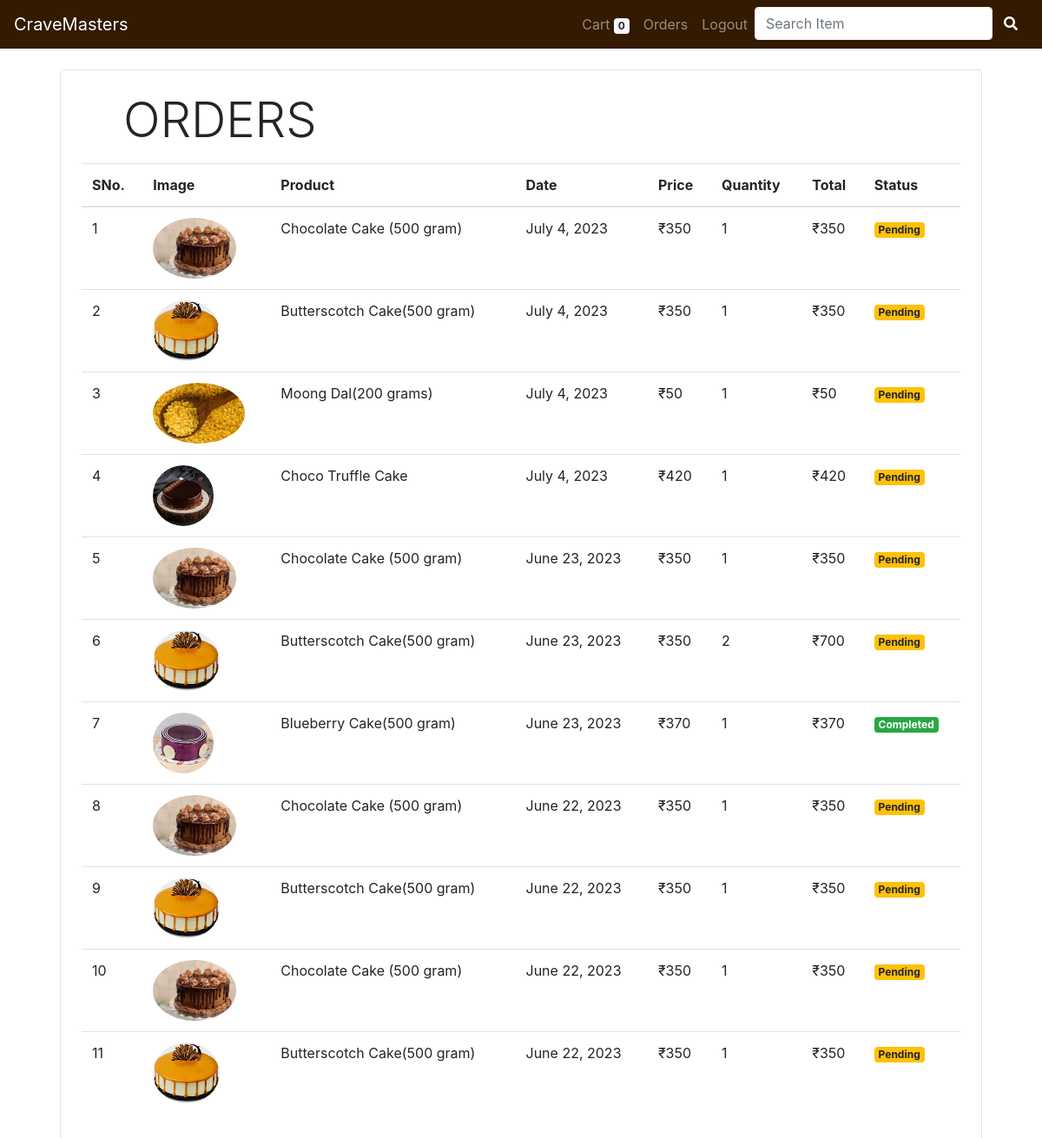
/orders (signed in), run on the app's committed database.
### store/models/orders.py (models this page shows, shortened)
class Order(models.Model):
    product = models.ForeignKey(Product , on_delete=models.CASCADE)
    customer = models.ForeignKey(Customer , on_delete=models.CASCADE)
    quantity = models.IntegerField(default=1)
    price = models.IntegerField()
    address = models.CharField(max_length=50 , default='' , blank=True)
    phone = models.CharField(max_length=10 , default='' , blank=True)
    date = models.DateField(default=datetime.datetime.today)
    status = models.BooleanField(default=False)
    @staticmethod
    def get_orders_by_customer(customer_id):
        return Order\
            .objects\
            .filter(customer=customer_id)\
            .order_by('-date')

### store/models/product.py (models this page shows, shortened)
class Product(models.Model):
    name = models.CharField(max_length=50)
    price = models.IntegerField(default=0)
    description = models.CharField(max_length=200, default='')
    image = models.ImageField(upload_to='uploads/products/')
    category = models.ForeignKey(Category, on_delete=models.CASCADE, default=1)

### store/views/orders.py (the view)
# urls.py: path('orders', OrderView.as_view(), name='orders'),
class OrderView(View):
    @method_decorator(Auth_Middleware)
    def get(self , request):
        customer = request.session.get('customer')
        orders = Order.get_orders_by_customer(customer)
        return render(request , 'orders.html' , {'orders': orders})

### store/templatetags/custom_filter.py (called while the page is built)
@register.filter(name='currency')
def currency(number):
    return "₹"+str(number)

@register.filter(name='multiply')
def multiply(number1, number2):
    return (number1*number2)

### store/templates/orders.html
{% extends 'base.html' %}
{% block content %}
{% load cart %}
{% load custom_filter %}
<div class="container">
  <div class="border rounded p-4 m-4">
    <p class="display-4 pl-4 ml-4">ORDERS</p>
    <table class="table">
      <thead>
        <tr>
          <th>SNo.</th>
          <th>Image</th>
          <th>Product</th>
          <th>Date</th>
          <th>Price</th>
          <th>Quantity</th>
          <th>Total</th>
          <th>Status</th>
        </tr>
      </thead>
      <tbody>
        {% for order in orders %}
        <tr>
          <td>{{forloop.counter}} </td>
          <td><img style="height: 70px;" class="rounded-circle" src="{{order.product.image.url}}"> </td>
          <td>{{order.product.name}}</td>
          <td>{{order.date}}</td>
          <td>{{order.price|currency}}</td>
          <td>{{order.quantity}}</td>
          <td>{{order.quantity|multiply:order.price|currency}}</td>
          {% if order.status %}
          <td><small class="badge badge-success">Completed</small></td>
          {% else %}
          <td><small class="badge badge-warning">Pending</small></td>
          {% endif %}
        </tr>
        {% endfor %}
      </tbody>
    </table>
  </div>
</div>
{% endblock %}

### store/templates/base.html (style rules this page uses)
:root { --primary-color: #331A00; --accent-color: #F4F2F0; --hover-color: #966C59; --navbar-bg: var(--primary-color); --navbar-link-color: var(--accent-color); --category-color: white; --font-style: Arial, sans-serif; }

### data on the page
Order: product.image (picture), product.name "Chocolate Cake (500 gram)", date "July 4, 2023", price "₹350", quantity "1", quantity|multiply "₹350", status "Pending"
Order: product.image (picture), product.name "Butterscotch Cake(500 gram)", date "July 4, 2023", price "₹350", quantity "1", quantity|multiply "₹350", status "Pending"
Order: product.image (picture), product.name "Moong Dal(200 grams)", date "July 4, 2023", price "₹50", quantity "1", quantity|multiply "₹50", status "Pending"
Order: product.image (picture), product.name "Choco Truffle Cake", date "July 4, 2023", price "₹420", quantity "1", quantity|multiply "₹420", status "Pending"
Order: product.image (picture), product.name "Chocolate Cake (500 gram)", date "June 23, 2023", price "₹350", quantity "1", quantity|multiply "₹350", status "Pending"
Order: product.image (picture), product.name "Butterscotch Cake(500 gram)", date "June 23, 2023", price "₹350", quantity "2", quantity|multiply "₹700", status "Pending"
Order: product.image (picture), product.name "Blueberry Cake(500 gram)", date "June 23, 2023", price "₹370", quantity "1", quantity|multiply "₹370", status "Completed"
Order: product.image (picture), product.name "Chocolate Cake (500 gram)", date "June 22, 2023", price "₹350", quantity "1", quantity|multiply "₹350", status "Pending"
Order: product.image (picture), product.name "Butterscotch Cake(500 gram)", date "June 22, 2023", price "₹350", quantity "1", quantity|multiply "₹350", status "Pending"
Order: product.image (picture), product.name "Chocolate Cake (500 gram)", date "June 22, 2023", price "₹350", quantity "1", quantity|multiply "₹350", status "Pending"
Order: product.image (picture), product.name "Butterscotch Cake(500 gram)", date "June 22, 2023", price "₹350", quantity "1", quantity|multiply "₹350", status "Pending"

### other printed values
{{ request.session.cart.keys|length }} "0"
